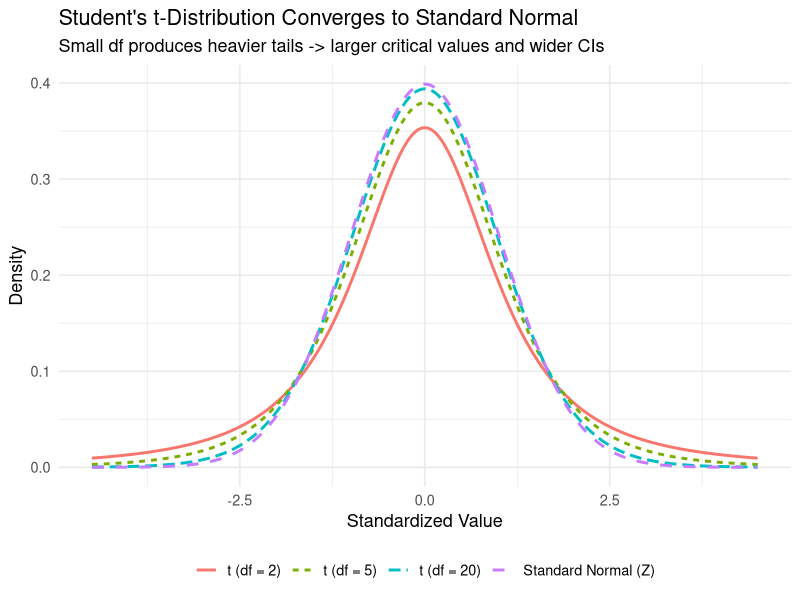
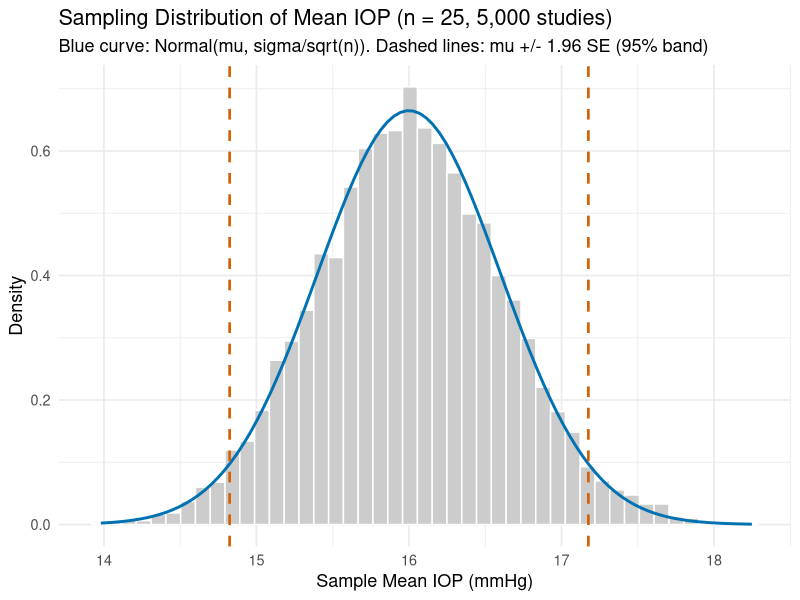
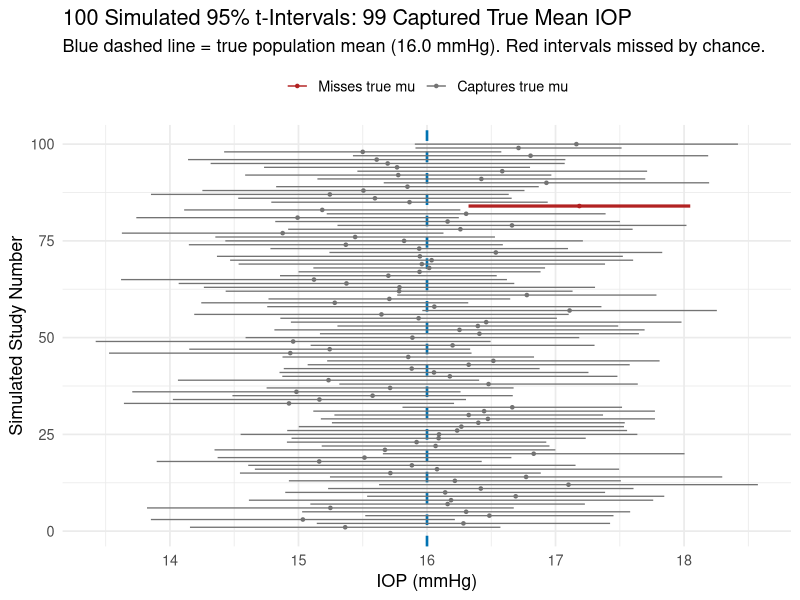
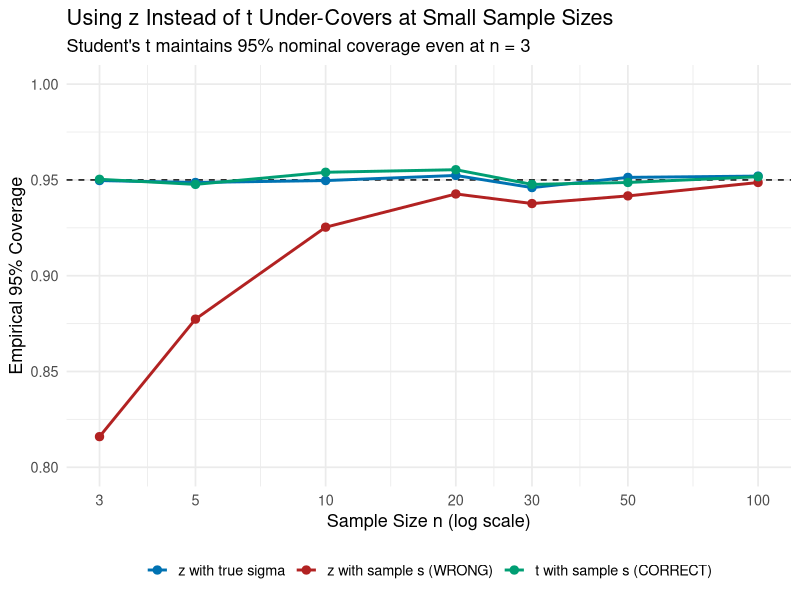

Write R code to recreate these figures, in order.
# =============================================================================
#  SCRIPT 04: NORMAL & t DISTRIBUTIONS, CLT & CONFIDENCE INTERVALS
#  Course  : Biostatistics & Experimental Design I (NECO GRS97003)
#  Week    : Week 2 - t-Tests & Uncertainty
#  Slides  : BioStats-1_2026_reformat.pptx (Slides 43-90)
#  Reuses  : confidence_intervals_teaching_script.R (core structure preserved!)
#  Datasets: Simulated populations (IQ and adult IOP) + biostats-1/data/02_iop_clinical_trial.csv
#
#  Topics Covered:
#    1. Normal distribution: dnorm(), pnorm(), qnorm(), rnorm() & Z-scores
#    2. Student's t-distribution across degrees of freedom: dt(), pt(), qt()
#    3. Central Limit Theorem & the sampling distribution of the mean
#    4. 95% Confidence Intervals by hand: known sigma (z) vs. unknown sigma (t)
#    5. Margin of Error & required sample size n = (Z * sigma / MoE)^2
#    6. The 100-study CI simulation & why plugging s into z under-covers
#    7. Bridge between 95% CIs and two-sided hypothesis tests
# =============================================================================


# ---- 0. Setup ---------------------------------------------------------------
rm(list = ls())
library(tidyverse)
library(broom)
theme_set(theme_minimal(base_size = 13))
set.seed(2026)


# ---- 1. Standard Normal Probabilities & Z-Scores (Slides 59-68) -------------
# R gives four core functions for every distribution (here `norm`):
#   dnorm(x) : height of probability density curve (PDF)
#   pnorm(q) : cumulative probability P(Z <= q) (area to the LEFT of q)
#   qnorm(p) : quantile / critical value with probability p to its LEFT
#   rnorm(n) : generate n random draws

# Exact exercises from Slide 63:
cat("P(Z <= 0)         :", pnorm(0), "\n")
cat("P(Z > -1)         :", pnorm(-1, lower.tail = FALSE), "\n")
cat("P(Z < 1)          :", pnorm(1), "\n")
cat("P(-1 < Z < 1.05)  :", pnorm(1.05) - pnorm(-1), "\n")

# Empirical 68-95-99.7% rule verification
tibble(
  sd_band     = c("+/- 1 SD", "+/- 1.96 SD", "+/- 2 SD", "+/- 3 SD"),
  probability = c(pnorm(1) - pnorm(-1),
                  pnorm(1.96) - pnorm(-1.96),
                  pnorm(2) - pnorm(-2),
                  pnorm(3) - pnorm(-3))
)

# IQ Z-score example (Slides 64-66): mu = 100, sigma = 15
z_115 <- (115 - 100) / 15
z_130 <- (130 - 100) / 15
cat(sprintf("P(IQ > 115) = P(Z > %.1f) = %.4f (%.1f%%)\n",
            z_115, pnorm(z_115, lower.tail = FALSE), 100 * pnorm(z_115, lower.tail = FALSE)))
cat(sprintf("P(IQ > 130) = P(Z > %.1f) = %.4f (%.2f%%)\n",
            z_130, pnorm(z_130, lower.tail = FALSE), 100 * pnorm(z_130, lower.tail = FALSE)))

# Optometry Z-score example: Healthy adult IOP ~ N(mu = 15.5 mmHg, sigma = 2.6 mmHg)
# What proportion of healthy eyes have IOP > 21 mmHg (ocular hypertension cutoff)?
p_above_21 <- pnorm(21, mean = 15.5, sd = 2.6, lower.tail = FALSE)
cat(sprintf("P(IOP > 21 mmHg | N(15.5, 2.6)) = %.4f (%.1f%%)\n",
            p_above_21, 100 * p_above_21))


# ---- 2. Student's t-Distribution vs. Standard Normal (Slides 78-89) ---------
# When population sigma is unknown and estimated by sample s, the standardized
# mean follows Student's t-distribution with df = n - 1 (heavier tails!).

# Exact commands from Slides 88-89:
cat("\nqnorm(0.025)          :", qnorm(0.025), "\n")
cat("qt(0.025, df = 44)    :", qt(0.025, df = 44), "\n")
cat("P(-2 < T_3 < 1)       :", pt(1, df = 3) - pt(-2, df = 3), "\n")

# Visualize how Student's t approaches the Normal curve as df increases
x_grid <- seq(-4.5, 4.5, length.out = 400)
t_curves <- bind_rows(
  tibble(x = x_grid, density = dt(x_grid, df = 2),  dist = "t (df = 2)"),
  tibble(x = x_grid, density = dt(x_grid, df = 5),  dist = "t (df = 5)"),
  tibble(x = x_grid, density = dt(x_grid, df = 20), dist = "t (df = 20)"),
  tibble(x = x_grid, density = dnorm(x_grid),       dist = "Standard Normal (Z)")
) |>
  mutate(dist = factor(dist, levels = c("t (df = 2)", "t (df = 5)",
                                        "t (df = 20)", "Standard Normal (Z)")))

ggplot(t_curves, aes(x = x, y = density, colour = dist, linetype = dist)) +
  geom_line(linewidth = 1) +
  labs(
    title    = "Student's t-Distribution Converges to Standard Normal",
    subtitle = "Small df produces heavier tails -> larger critical values and wider CIs",
    x        = "Standardized Value", y = "Density",
    colour   = NULL, linetype = NULL
  ) +
  theme(legend.position = "bottom")


# ---- 3. Sampling Distribution of the Mean & Central Limit Theorem -----------
# Reused from confidence_intervals_teaching_script.R, adapted to clinical IOP:
# Pretend we know a population of adult IOPs: mu = 16.0 mmHg, sigma = 3.0 mmHg.
mu    <- 16.0   # True population mean IOP (mmHg)
sigma <- 3.0    # True population SD (mmHg)
n     <- 25     # Patients per study
conf  <- 0.95
alpha <- 1 - conf

# Draw ONE sample of n = 25 patients
samp <- tibble(
  patient_id = 1:n,
  iop        = rnorm(n, mean = mu, sd = sigma)
)

# Compute mean and SD by hand and verify with built-in functions
hand <- samp |>
  summarize(
    n_obs        = n(),
    xbar         = sum(iop) / n_obs,
    s            = sqrt(sum((iop - xbar)^2) / (n_obs - 1)),
    xbar_builtin = mean(iop),
    s_builtin    = sd(iop)
  )
print(hand)

xbar <- hand$xbar
s    <- hand$s

# Repeat sampling 5,000 times to see the SAMPLING DISTRIBUTION of xbar
n_reps  <- 5000
xbars   <- tibble(rep = 1:n_reps,
                  xbar = replicate(n_reps, mean(rnorm(n, mean = mu, sd = sigma))))
se_true <- sigma / sqrt(n)
z_crit  <- qnorm(1 - alpha / 2)   # ~1.96

ggplot(xbars, aes(x = xbar)) +
  geom_histogram(aes(y = after_stat(density)), bins = 45,
                 fill = "grey80", colour = "white") +
  stat_function(fun = dnorm, args = list(mean = mu, sd = se_true),
                colour = "#0072B2", linewidth = 1) +
  geom_vline(xintercept = mu + c(-1, 1) * z_crit * se_true,
             colour = "#D55E00", linetype = "dashed", linewidth = 0.9) +
  labs(
    title    = paste0("Sampling Distribution of Mean IOP (n = ", n, ", 5,000 studies)"),
    subtitle = "Blue curve: Normal(mu, sigma/sqrt(n)). Dashed lines: mu +/- 1.96 SE (95% band)",
    x        = "Sample Mean IOP (mmHg)", y = "Density"
  )

xbars |>
  summarize(
    simulated_se = sd(xbar),
    theory_se    = se_true,
    prop_in_95   = mean(abs(xbar - mu) <= z_crit * se_true)
  )


# ---- 4. Building 95% Confidence Intervals by Hand (Slides 85-87) ------------
# Known sigma  : xbar +/- z_crit * (sigma / sqrt(n))
# Unknown sigma: xbar +/- t_crit * (s / sqrt(n))   <-- standard in real research!

t_crit <- qt(1 - alpha / 2, df = n - 1)

ci_table <- tibble(
  method = c("z (sigma known)", "t (sigma unknown)"),
  se     = c(sigma / sqrt(n), s / sqrt(n)),
  crit   = c(z_crit, t_crit)
) |>
  mutate(
    moe   = crit * se,
    lower = xbar - moe,
    upper = xbar + moe
  )
print(ci_table)

# Verify the t-interval directly against R's t.test()
t.test(samp$iop, conf.level = conf) |>
  broom::tidy() |>
  select(estimate, conf.low, conf.high)

# Margin of Error -> Required Sample Size formula (Slides 87 & 338):
# Suppose we want to estimate mean IOP to within +/- 0.5 mmHg (95% CI, sigma = 3).
desired_moe <- 0.5
n_needed_moe <- ceiling((qnorm(0.975) * sigma / desired_moe)^2)
cat(sprintf("\nTo achieve MoE <= +/- %.2f mmHg (sigma = %.1f), need n = %d patients.\n",
            desired_moe, sigma, n_needed_moe))


# ---- 5. The Big Simulation: 100 Studies, 100 Confidence Intervals -----------
# Reused from confidence_intervals_teaching_script.R:
# "95% confidence" describes the long-run reliability of the PROCEDURE,
# NOT a 95% probability that mu is inside any single realized interval.

n_studies <- 100
sims <- expand_grid(study = 1:n_studies, patient = 1:n) |>
  mutate(iop = rnorm(n_studies * n, mean = mu, sd = sigma)) |>
  group_by(study) |>
  summarize(
    mean = mean(iop),
    se   = sd(iop) / sqrt(n()),
    .groups = "drop"
  ) |>
  mutate(
    lower  = mean - t_crit * se,
    upper  = mean + t_crit * se,
    covers = lower <= mu & upper >= mu
  )

cat("Out of 100 simulated 95% CIs, number capturing true mu =", sum(sims$covers), "\n")

ggplot(sims, aes(y = study, xmin = lower, xmax = upper, colour = covers)) +
  geom_vline(xintercept = mu, colour = "#0072B2", linetype = "dashed", linewidth = 0.9) +
  geom_linerange(aes(linewidth = covers)) +
  geom_point(aes(x = mean), size = 0.9) +
  scale_colour_manual(values = c(`TRUE` = "grey45", `FALSE` = "firebrick"),
                      labels = c(`TRUE` = "Captures true mu", `FALSE` = "Misses true mu"),
                      name = NULL) +
  scale_linewidth_manual(values = c(`TRUE` = 0.45, `FALSE` = 1.1), guide = "none") +
  labs(
    title    = paste0("100 Simulated 95% t-Intervals: ", sum(sims$covers), " Captured True Mean IOP"),
    subtitle = "Blue dashed line = true population mean (16.0 mmHg). Red intervals missed by chance.",
    x        = "IOP (mmHg)", y = "Simulated Study Number"
  ) +
  theme(legend.position = "top")


# ---- 6. Why We Need t Instead of z When Sigma Is Estimated ------------------
# Reused from confidence_intervals_teaching_script.R Section 9:
coverage_sim <- function(n_val, reps = 3000, conf = 0.95, mu = 16, sigma = 3) {
  a      <- 1 - conf
  zc     <- qnorm(1 - a / 2)
  tc     <- qt(1 - a / 2, df = n_val - 1)
  draws  <- matrix(rnorm(reps * n_val, mean = mu, sd = sigma), nrow = reps)
  m      <- rowMeans(draws)
  s_hat  <- apply(draws, 1, sd)
  tibble(
    n        = n_val,
    z_known  = mean(abs(m - mu) <= zc * sigma / sqrt(n_val)),
    z_plugin = mean(abs(m - mu) <= zc * s_hat / sqrt(n_val)),
    t_exact  = mean(abs(m - mu) <= tc * s_hat / sqrt(n_val))
  )
}

ns <- c(3, 5, 10, 20, 30, 50, 100)
cov_table <- map_dfr(ns, coverage_sim)
print(cov_table)

cov_table |>
  pivot_longer(-n, names_to = "method", values_to = "coverage") |>
  mutate(method = factor(method,
                         levels = c("z_known", "z_plugin", "t_exact"),
                         labels = c("z with true sigma", "z with sample s (WRONG)", "t with sample s (CORRECT)"))) |>
  ggplot(aes(x = n, y = coverage, colour = method)) +
  geom_hline(yintercept = 0.95, linetype = "dashed") +
  geom_line(linewidth = 1) +
  geom_point(size = 2.5) +
  scale_x_log10(breaks = ns) +
  scale_colour_manual(values = c("#0072B2", "firebrick", "#009E73"), name = NULL) +
  coord_cartesian(ylim = c(0.80, 1.0)) +
  labs(
    title    = "Using z Instead of t Under-Covers at Small Sample Sizes",
    subtitle = "Student's t maintains 95% nominal coverage even at n = 3",
    x        = "Sample Size n (log scale)", y = "Empirical 95% Coverage"
  ) +
  theme(legend.position = "bottom")


# ---- 7. Bridge to Hypothesis Testing (CI <-> Two-Sided t-Test) --------------
# Testing H0: mu = 17.5 mmHg at alpha = 0.05 gives the EXACT same decision as
# checking whether 17.5 falls outside the 95% CI!
mu0 <- 17.5
ci_t <- filter(ci_table, method == "t (sigma unknown)")

tibble(
  mu0         = mu0,
  inside_ci   = between(mu0, ci_t$lower, ci_t$upper),
  t_statistic = (xbar - mu0) / ci_t$se,
  reject_H0   = abs(t_statistic) > t_crit
)
t.test(samp$iop, mu = mu0) |> broom::tidy()


# ---- 8. Try It Yourself (Exercises) -----------------------------------------
# 1. Compute a 95% t-CI for `iop_baseline` in `biostats-1/data/02_iop_clinical_trial.csv`
#    both by hand and with `t.test()`.
# 2. Change `conf` from 0.95 to 0.99 in Section 0. How much wider does the CI get?
# 3. What sample size is needed to estimate mean axial length (sigma = 1.0 mm)
#    with a 95% margin of error of +/- 0.20 mm?
